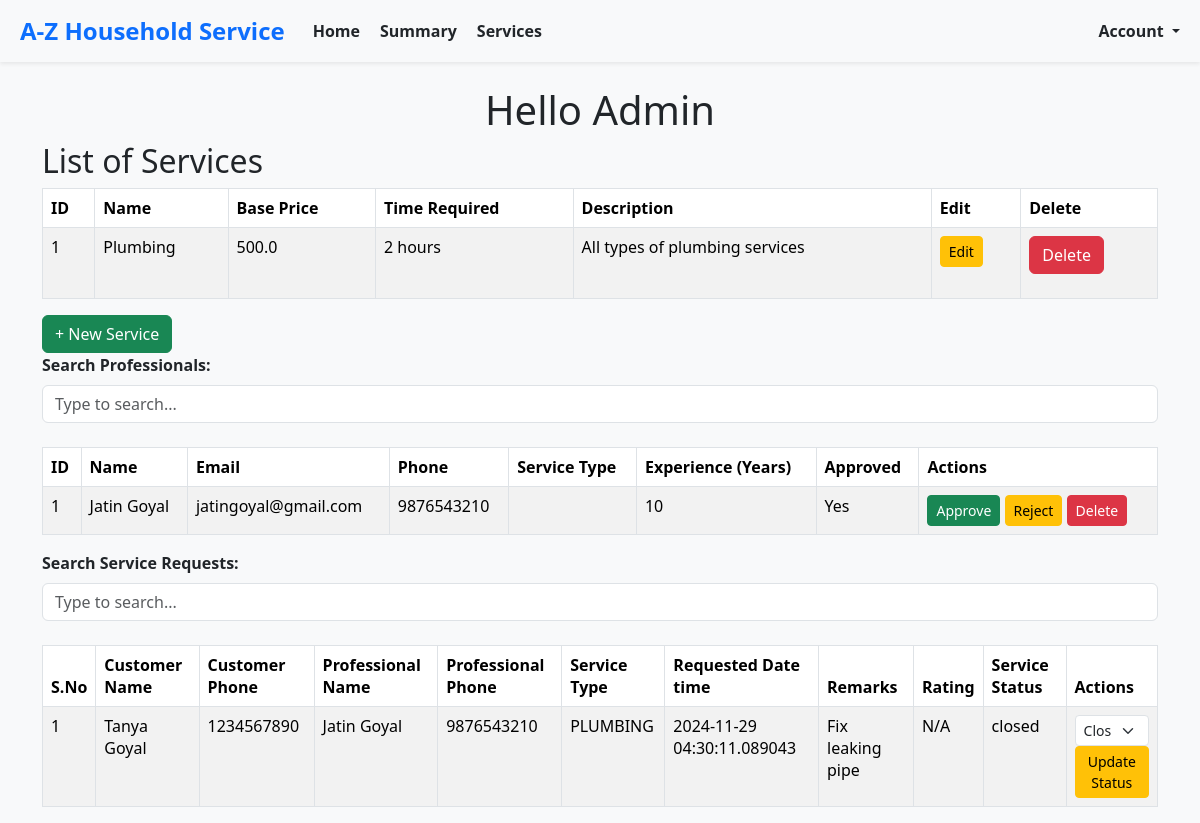
The page /admin/home on the database its author committed.
### models.py (models this page shows, shortened)
class BaseModel(db.Model):
    __abstract__ = True  # This makes it an abstract class, not a table in the database
    id = db.Column(db.Integer, primary_key=True)
    created_at = db.Column(db.DateTime, default=datetime.utcnow, nullable=False)  # Ensure it's not nullable
    modified_at = db.Column(db.DateTime, default=datetime.utcnow, onupdate=datetime.utcnow, nullable=False)  # Ensure it's not nullable

class Service(BaseModel):
    __tablename__ = 'service'
    name = db.Column(db.String(150), nullable=False)
    base_price = db.Column(db.Float, nullable=True)  # Made nullable
    time_required = db.Column(db.String(50), nullable=True)  # Made nullable
    description = db.Column(db.Text, nullable=True)  # Made nullable
    professional_id = db.Column(db.Integer, db.ForeignKey('service_professional.id'), nullable=True)
    service_type_id= db.Column(db.Integer, nullable=True)  # Made nullable
    professional = db.relationship('ServiceProfessional', backref='services', lazy=True)

class ServiceProfessional(BaseModel):
    __tablename__ = 'service_professional'
    username = db.Column(db.String(150), unique=True, nullable=False)
    password_hash = db.Column(db.String(200), nullable=False)
    name = db.Column(db.String(150), nullable=True)  # Made nullable
    email = db.Column(db.String(150), unique=True, nullable=True)  # Made nullable
    phone = db.Column(db.String(20), unique=True, nullable=True)  # Made nullable
    experience = db.Column(db.Integer, nullable=True)  # Made nullable
    description = db.Column(db.Text, nullable=True)  # Made nullable
    approved = db.Column(db.Boolean, default=False, nullable=True)  # Made nullable

class Customer(BaseModel):
    __tablename__ = 'customer'
    username = db.Column(db.String(150), unique=True, nullable=False)
    password_hash = db.Column(db.String(200), nullable=False)
    name = db.Column(db.String(150), nullable=True)  # Made nullable
    email = db.Column(db.String(150), unique=True, nullable=False)
    phone = db.Column(db.String(20), unique=True, nullable=False)
    address = db.Column(db.String(300), nullable=True)  # Made nullable
    pincode = db.Column(db.String(300), nullable=True)  # Made nullable

class ServiceRequest(BaseModel):
    __tablename__ = 'service_request'
    service_id = db.Column(db.Integer, db.ForeignKey('service.id'), nullable=True)  # Made nullable
    customer_id = db.Column(db.Integer, db.ForeignKey('customer.id'), nullable=False)
    professional_id = db.Column(db.Integer, db.ForeignKey('service_professional.id'), nullable=True)
    date_of_request = db.Column(db.DateTime, default=datetime.utcnow, nullable=True)  # Made nullable
    date_of_completion = db.Column(db.DateTime, nullable=True)  # Made nullable
    service_status = db.Column(db.String(50), default="requested", nullable=True)  # Made nullable
    service_type_id= db.Column(db.Integer, nullable=True)  # Made nullable
    remarks = db.Column(db.Text, nullable=True)  # Made nullable
    rejected_by_professional_id= db.Column(db.Integer, nullable=True)  # Made nullable
    rating = db.Column(db.Text, nullable=True)  # Made nullable
    payment = db.relationship('Payment', backref='service_request', lazy=True)

### routes.py (the view)
@app.route('/admin/home')
def admin_home():
    professionals = ServiceProfessional.query.all()
    services = Service.query.all()
    service_requests = ServiceRequest.query.all()
    enriched_service_requests = enrich_service_requests(service_requests, None, create_id_mappings())
    return render_template(
        'admin/home.html',
        professionals=professionals,
        services=services,
        service_requests=enriched_service_requests
    )

### routes.py (called while the page is built)
def create_id_mappings():
    service_type_mapping = {st.id: st for st in ServiceType}
    customer_mapping = {c.id: c for c in Customer.query.all()}
    professional_mapping = {p.id: p for p in ServiceProfessional.query.all()}
    return {
        'service_type_mapping': service_type_mapping,
        'customer_mapping': customer_mapping,
        'professional_mapping': professional_mapping
    }

### templates/admin/home.html (shortened to what this page needs)
{% extends 'layout.html' %}
{% block content %}
    <div class="container">
        <h1 class="text-center">Hello Admin</h1>
        <h2>List of Services</h2>
        <div class="table-responsive">
            <table class="table table-bordered table-striped">
                <thead>
                    <tr>
                        <th>ID</th>
                        <th>Name</th>
                        <th>Base Price</th>
                        <th>Time Required</th>
                        <th>Description</th>
                        <th>Edit</th>
                        <th>Delete</th>
                    </tr>
                </thead>
                <tbody>
                    {% for service in services %}
                        <tr>
                            <td>{{ service.id }}</td>
                            <td>{{ service.name }}</td>
                            <td>{{ service.base_price }}</td>
                            <td>{{ service.time_required }}</td>
                            <td>{{ service.description }}</td>
                            <td>
                                <button type="button" class="btn btn-warning btn-sm" data-bs-toggle="modal" data-bs-target="#newServiceModal"
                                        data-service-id="{{ service.id }}"
                                        data-service-name="{{ service.name }}"
                                        data-service-description="{{ service.description }}"
                                        data-service-base-price="{{ service.base_price }}"
                                        data-service-time-required="{{ service.time_required }}">
                                    Edit
                                </button>
                            </td>
                            <td>
                                <form method="post" action="delete_service/{{ service.id }}" onsubmit="return confirm('Are you sure you want to delete this service?');">
                                    <button type="submit" class="btn btn-danger">Delete</button>
                                </form>
                            </td>
                        </tr>
                    {% endfor %}
                </tbody>
            </table>
            <button type="button" class="btn btn-success pull-right" data-bs-toggle="modal" data-bs-target="#newServiceModal">
                + New Service
            </button>
        </div>
    {% include 'admin_professionals.html' %}
            {% include 'admin_service_requests.html' %}
    </div>
    {% endblock %}

### templates/admin_professionals.html (shortened to what this page needs)
<div class="mb-4">
    <label for="searchInputProfessionals" class="form-label"><strong>Search Professionals:</strong></label>
    <input type="text" id="searchInputProfessionals" class="form-control" placeholder="Type to search...">
</div>
<div class="table-responsive">
    <table class="table table-bordered table-striped" id="professionalsTable">
        <thead>
            <tr>
                <th>ID</th>
                <th>Name</th>
                <th>Email</th>
                <th>Phone</th>
                <th>Service Type</th>
                <th>Experience (Years)</th>
                <th>Approved</th>
                <th>Actions</th>
            </tr>
        </thead>
        <tbody>
            {% for professional in professionals %}
                <tr>
                    <td>{{ professional.id }}</td>
                    <td>{{ professional.name }}</td>
                    <td>{{ professional.email }}</td>
                    <td>{{ professional.phone }}</td>
                    <td>{{ professional.service_type }}</td>
                    <td>{{ professional.experience }}</td>
                    <td>{{ 'Yes' if professional.approved else 'No' }}</td>
                    <td>
                        <form method="post" action="/professionals/action" style="display:inline;">
                            <button class="btn btn-success btn-sm" type="submit">Approve</button>
                        </form>
                        <form method="post" action="/professionals/action" style="display:inline;">
                            <button class="btn btn-warning btn-sm" type="submit">Reject</button>
                        </form>
                        <form method="post" action="/professionals/action" style="display:inline;">
                            <button class="btn btn-danger btn-sm" type="submit">Delete</button>
                        </form>
                    </td>
                </tr>
            {% endfor %}
        </tbody>
    </table>
</div>

### templates/admin_service_requests.html (shortened to what this page needs)
<div class="mb-4">
    <label for="searchInputRequests" class="form-label"><strong>Search Service Requests:</strong></label>
    <input type="text" id="searchInputRequests" class="form-control" placeholder="Type to search...">
</div>
<div class="table-responsive">
    <table class="table table-bordered table-striped" id="serviceRequestsTable">
        <thead>
            <tr>
                <th>S.No</th>
                <th>Customer Name</th>
                <th>Customer Phone</th>
                <th>Professional Name</th>
                <th>Professional Phone</th>
                <th>Service Type</th>
                <th>Requested Date time</th>
                <th>Remarks</th>
                <th>Rating</th>
                <th>Service Status</th>
                <th>Actions</th>
            </tr>
        </thead>
        <tbody>
            {% for request in service_requests %}
                <tr>
                    <td>{{ loop.index }}</td>
                    <td>{{ request.customer_name }}</td>
                    <td>{{ request.customer_phone }}</td>
                    <td>{{ request.professional_name }}</td>
                    <td>{{ request.professional_phone }}</td>
                    <td>{{ request.service_name }}</td>
                    <td>{{ request.date_of_request }}</td>
                    <td>{{ request.remarks }}</td>
                    <td>{{ request.service_request_rating }}</td>
                    <td>{{ request.status }}</td>
                    <td>
                        <form method="post" action="/service_requests/update_status" style="display:inline;">
                            <select name="status" class="form-select form-select-sm">
                                <option value="closed" {% if request.status == 'closed' %}selected{% endif %}>Closed</option>
                            </select>
                            <button class="btn btn-warning btn-sm" type="submit">Update Status</button>
                        </form>
                    </td>
                </tr>
            {% endfor %}
        </tbody>
    </table>
</div>

### templates/layout.html (style rules this page uses)
body { background-color: #f8f9fa; }

### rows shown on the page
Service: id "1", name "Plumbing", base_price "500.0", time_required "2 hours", description "All types of plumbing services"
ServiceProfessional: id "1", name "Jatin Goyal", email "jatingoyal@gmail.com", phone "9876543210", experience "10", approved "Yes", professional_name "Jatin Goyal", professional_phone "9876543210"
Customer: customer_name "Tanya Goyal", customer_phone "1234567890"
ServiceRequest: date_of_request "2024-11-29 04:30:11.089043", remarks "Fix leaking pipe", status "closed", status "Closed"

### other values the page prints
{{ request.service_name }} "PLUMBING"
{{ request.service_request_rating }} "N/A"
